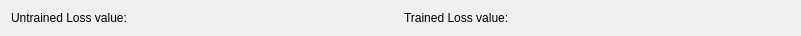
           <widget class="QWidget" name="layoutWidget">
            <property name="geometry">
             <rect>
              <x>420</x>
              <y>540</y>
              <width>801</width>
              <height>31</height>
             </rect>
            </property>
            <layout class="QHBoxLayout" name="horizontalLayout_81">
             <item>
              <layout class="QHBoxLayout" name="horizontalLayout_66">
               <item>
                <widget class="QLabel" name="label_untrain_loss_plan">
                 <property name="text">
                  <string>Untrained Loss value:</string>
                 </property>
                </widget>
               </item>
               <item>
                <widget class="QLabel" name="label_untrain_loss_plan_value">
                 <property name="text">
                  <string/>
                 </property>
                </widget>
               </item>
              </layout>
             </item>
             <item>
              <layout class="QHBoxLayout" name="horizontalLayout_67">
               <item>
                <widget class="QLabel" name="label_train_loss_plan">
                 <property name="text">
                  <string>Trained Loss value:</string>
                 </property>
                </widget>
               </item>
               <item>
                <widget class="QLabel" name="label_train_loss_plan_value">
                 <property name="text">
                  <string/>
                 </property>
                </widget>
               </item>
              </layout>
             </item>
            </layout>
           </widget>
